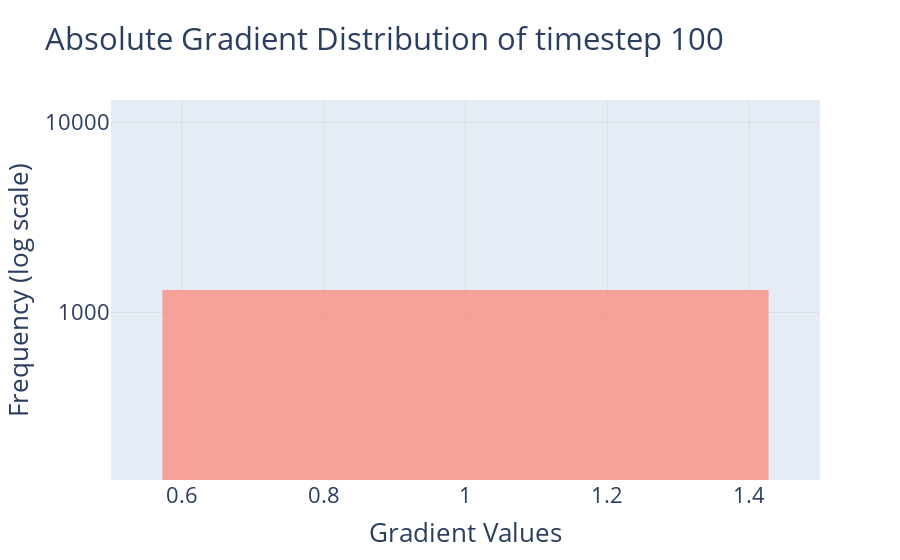

Notebook source saved alongside this figure:
### Code cell
import pandas as pd
import plotly.express as px

# Read the first column only from the CSV file
df = pd.read_csv("Gradient_dataframe_meanpool.csv", usecols=[100])

# Take absolute values
df = df.abs()

# Filter out all zeros
df_filtered = df[df.iloc[:, 0] != 0]

# Create a histogram using Plotly Express
fig = px.histogram(
    df_filtered,
    x=df.columns[0],  # Use the column name as x-axis
    nbins=100,  # Number of bins
    opacity=0.7,  # Set opacity for transparency
    title='Absolute Gradient Distribution of timestep 100',  # Set title
    labels={'count': 'Frequency', df.columns[0]: 'Gradient Values'},  # Customize labels
    log_y=True ,
    color_discrete_sequence=['rgb(255, 132, 113)'] # Use log scale on y-axis
)

# Customize y-axis ticks and labels
fig.update_yaxes(
    tickvals=[1,5, 10, 50, 100, 1000, 10000],  # Specify the values for ticks
    ticktext=['1','5','10', '50', '100', '1000', '10000'],  # Specify the labels for ticks
)

# Customize layout
fig.update_layout(
    showlegend=False,  # Remove legend
    xaxis_title='Gradient Values',  # X-axis label
    yaxis_title='Frequency (log scale)',  # Y-axis label
    bargap=0.1,  # Set gap between bars
    bargroupgap=0.05,  # Set gap between groups of bars
    font=dict(size=22),  # Set font size
    xaxis=dict(showgrid=True, gridwidth=0.5, gridcolor='lightgrey'),  # Customize x-axis grid
    yaxis=dict(type='log', gridwidth=0.5, gridcolor='lightgrey')  # Customize y-axis with log scale
)

# Show the plot
fig.show()

### Figure 1 — Plotly figure (JSON) as saved in the notebook; plotly's stock layout.template omitted (floating-point values rounded to 4 significant figures; data arrays with more than 128 entries replaced by an {"elided": "..."} marker saying what was removed)
{"data": [{"alignmentgroup": "True", "bingroup": "x", "hovertemplate": "Gradient Values=%{x}<br>count=%{y}<extra></extra>", "legendgroup": "", "marker": {"color": "rgb(255, 132, 113)", "opacity": 0.7, "pattern": {"shape": ""}}, "name": "", "nbinsx": 100, "offsetgroup": "", "orientation": "v", "showlegend": false, "type": "histogram", "x": {"elided": "1311 int values"}, "xaxis": "x", "yaxis": "y"}], "layout": {"bargap": 0.1, "bargroupgap": 0.05, "barmode": "relative", "font": {"size": 22}, "legend": {"tracegroupgap": 0}, "showlegend": false, "title": {"text": "Absolute Gradient Distribution of timestep 100"}, "xaxis": {"anchor": "y", "domain": [0, 1], "gridcolor": "lightgrey", "gridwidth": 0.5, "showgrid": true, "title": {"text": "Gradient Values"}}, "yaxis": {"anchor": "x", "domain": [0, 1], "gridcolor": "lightgrey", "gridwidth": 0.5, "ticktext": ["1", "5", "10", "50", "100", "1000", "10000"], "tickvals": [1, 5, 10, 50, 100, 1000, 10000], "title": {"text": "Frequency (log scale)"}, "type": "log"}}}
